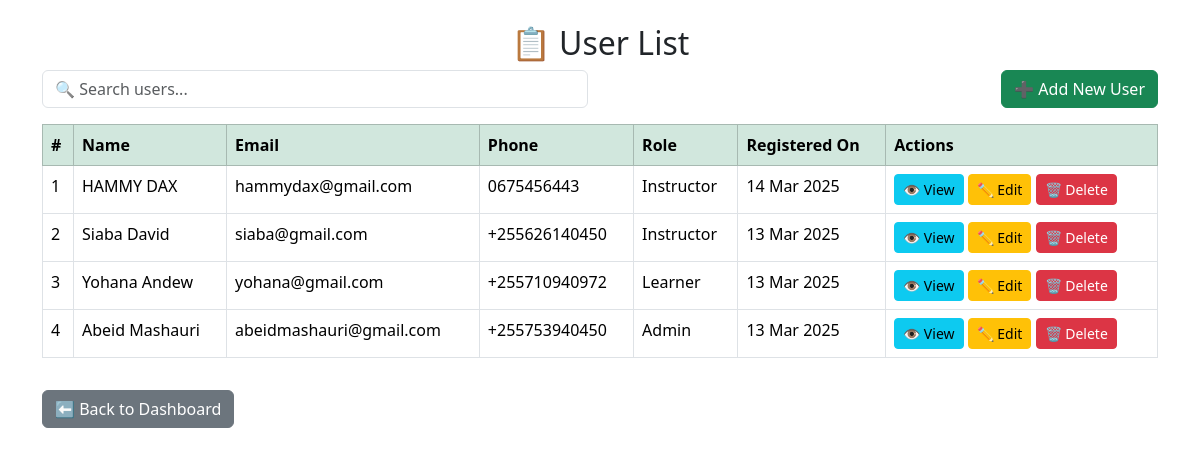
The page /user_list.php (signed in) on the database its author committed.
### tables this page shows
CREATE TABLE `user_table` (
  `user_id` int(11) NOT NULL,
  `name` varchar(100) NOT NULL,
  `surname` varchar(100) NOT NULL,
  `user_email` varchar(255) NOT NULL,
  `password` varchar(50) NOT NULL,
  `user_tel` varchar(20) NOT NULL,
  `user_role` enum('Admin','Instructor','Learner','Supplier') NOT NULL,
  `pro_info` text DEFAULT NULL,
  `reg_date` timestamp NOT NULL DEFAULT current_timestamp()
);

### user_list.php (the view, shortened to what this page needs)
<?php
include 'dbconnect.php';
$query = "SELECT * FROM User_Table ORDER BY reg_date DESC";
$result = mysqli_query($conn, $query);
?>
<!DOCTYPE html>
<html lang="en">
<head>
    <link href="bootstrap-5/css/bootstrap.min.css" rel="stylesheet">
</head>
<body>
<div class="container mt-4">
    <h2 class="text-center">📋 User List</h2>
    <div class="row mb-3">
        <div class="col-md-6">
            <input type="text" id="searchInput" class="form-control" placeholder="🔍 Search users...">
        </div>
        <div class="col-md-6 text-end">
            <a href="add_user.php" class="btn btn-success">➕ Add New User</a>
        </div>
    </div>
    <table class="table table-bordered table-hover">
        <thead class="table-success">
            <tr>
                <th>#</th>
                <th>Name</th>
                <th>Email</th>
                <th>Phone</th>
                <th>Role</th>
                <th>Registered On</th>
                <th>Actions</th>
            </tr>
        </thead>
        <tbody id="userTable">
            <?php $count = 1; while ($row = mysqli_fetch_assoc($result)) : ?>
                <tr>
                    <td><?= $count++; ?></td>
                    <td><?= $row["name"] . " " . $row["surname"]; ?></td>
                    <td><?= $row["user_email"]; ?></td>
                    <td><?= $row["user_tel"]; ?></td>
                    <td><?= $row["user_role"]; ?></td>
                    <td><?= date("d M Y", strtotime($row["reg_date"])); ?></td>
                    <td>
                        <a href="view_user.php?id=<?= $row['user_id']; ?>" class="btn btn-info btn-sm">👁 View</a>
                        <a href="edit_user.php?id=<?= $row['user_id']; ?>" class="btn btn-warning btn-sm">✏ Edit</a>
                        <a href="delete_user.php?id=<?= $row['user_id']; ?>" class="btn btn-danger btn-sm" onclick="return confirm('Are you sure you want to delete this user?');">🗑 Delete</a>
                    </td>
                </tr>
            <?php endwhile; ?>
        </tbody>
    </table>
    <a href="admin_dashboard.php" class="btn btn-secondary mt-3">⬅ Back to Dashboard</a>
</div>
</body>
</html>

### rows shown on the page
user_table: name "HAMMY", surname "DAX", user_email "hammydax@gmail.com", user_tel "0675456443", user_role "Instructor", reg_date "14 Mar 2025"
user_table: name "Siaba", surname "David", user_email "siaba@gmail.com", user_tel "+255626140450", user_role "Instructor", reg_date "13 Mar 2025"
user_table: name "Yohana", surname "Andew", user_email "yohana@gmail.com", user_tel "+255710940972", user_role "Learner", reg_date "13 Mar 2025"
user_table: name "Abeid", surname "Mashauri", user_email "abeidmashauri@gmail.com", user_tel "+255753940450", user_role "Admin", reg_date "13 Mar 2025"
